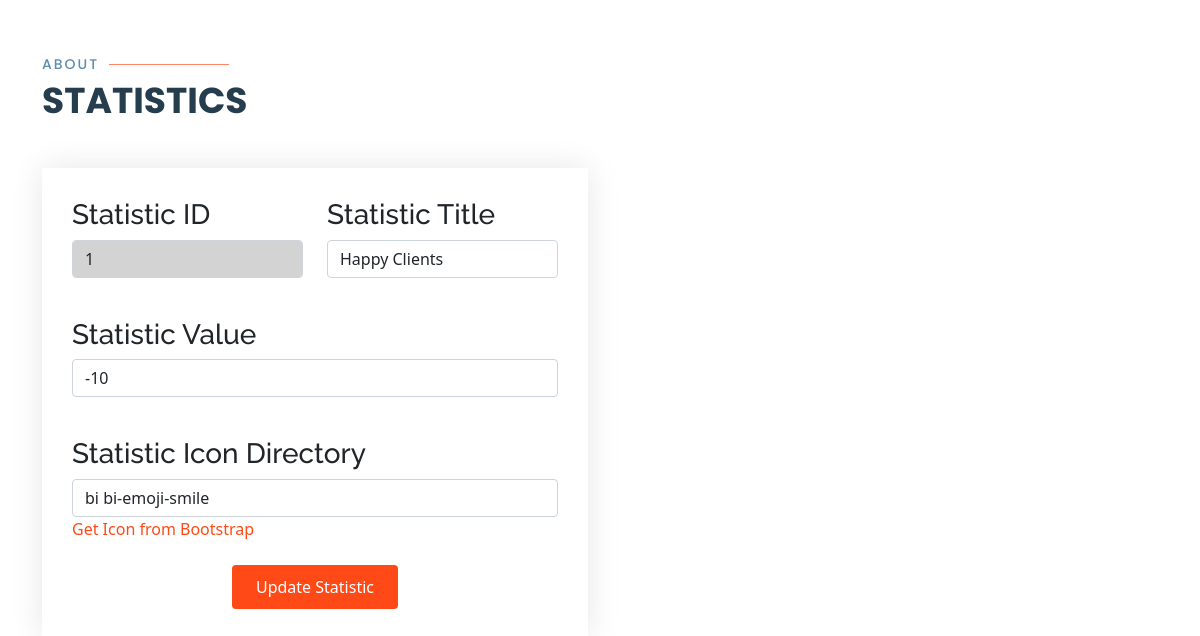
/updateAboutStats.php?id=1, run on the app's committed database.
### tables this page shows
CREATE TABLE `about_stats_tbl`  (
  `id` varchar(255) NOT NULL,
  `subtitle` varchar(255) NOT NULL,
  `statistic` varchar(255) NOT NULL,
  `icon` varchar(255) NOT NULL,
  PRIMARY KEY (`id`) USING BTREE
);

### updateAboutStats.php (the view, shortened to what this page needs)
<?php
    require_once 'head.php';
    require_once 'config/functions.php';
?>
<?php
    if(isset($_POST['id'])){
        $id = $_POST['id'];
        $sub=$_POST['statTitle'];
        $stat=$_POST['statValue'];
        $i = $_POST['icon'];
        $sql = "UPDATE `dewi`.`about_stats_tbl` SET `subtitle` = '".$sub."', `statistic` = '".$stat."', `icon` = '".$i."' WHERE `id` = '".$id."'";
        mysqli_select_db($conn,"dewi");
        $result = mysqli_query($conn,$sql);
        goto2("viewAbout.php"," Statistic is successfully updated");
    }
    else{
        $id = $_GET['id'];
        $sql = "select * from about_stats_tbl where id='".$id."'";
        mysqli_select_db($conn,"dewi");
        $result = mysqli_query($conn,$sql);
        $row=mysqli_fetch_assoc($result);
?>
<section id="contact" class="contact">
    <div class="container" data-aos="fade-up">
        <div class="section-title">
            <h2>About</h2>
            <p>Statistics</p>
        </div>
        <div class="row">
            <div class="col-lg-6 mt-4 mt-lg-0">
            <form action="updateAboutStats.php" method="post" role="form" style="box-shadow:0 0 30px rgb(214 215 216 / 60%); padding:30px;">
                <div class="row">
                    <div class="col-md-6 form-group">
                        <h3>Statistic ID</h3>
                        <input type="text" name="id" class="form-control" id="id" value="<?php echo $row['id']; ?>" style="background-color:lightgray;">
                    </div>
                    <div class="col-md-6 form-group mt-3 mt-md-0">
                        <h3>Statistic Title</h3>
                        <input type="text" class="form-control" name="statTitle" id="statTitle" value="<?php echo $row['subtitle']; ?>" required>
                    </div>
                </div>
                <br>
                <div class="form-group mt-3">
                    <h3>Statistic Value</h3>
                    <input type="text" class="form-control" name="statValue" id="statValue" value="<?php echo $row['statistic']; ?>" required>
                </div>
                <br>
                <div class="form-group mt-3">
                    <h3>Statistic Icon Directory</h3>
                    <input type="text" class="form-control" name="icon" value="<?php echo $row['icon']; ?>" required></textarea>
                    <a href="https://icons.getbootstrap.com/" target="_blank">Get Icon from Bootstrap</a>
                </div>
                <br>
                <div class="text-center">
                    <button name="submit" id="submit" type="submit" style="background: #ff4a17; border: 0; padding: 10px 24px; color: #fff; transition: 0.4s; border-radius: 4px;">
                        Update Statistic
                    </button>
                </div>
            </form>
            </div>
        </div>
    </div>
</section>
<?php } ?>
<?php
    require_once 'foot.php';
?>

### assets/css/style.css (style rules this page uses)
body { font-family: "Open Sans", sans-serif; color: #444444; }
a { color: #ff4a17; text-decoration: none; }
h1, h2, h3, h4, h5, h6 { font-family: "Raleway", sans-serif; }
section { padding: 60px 0; overflow: hidden; }
.section-title { padding-bottom: 40px; }
.section-title h2 { font-size: 14px; font-weight: 500; padding: 0; line-height: 1px; margin: 0 0 5px 0; letter-spacing: 2px; text-transform: uppercase; color: #5c8eb0; font-family: "Poppins", sans-serif; }
.section-title h2::after { content: ""; width: 120px; height: 1px; display: inline-block; background: #ff8664; margin: 4px 10px; }
.section-title p { margin: 0; margin: 0; font-size: 36px; font-weight: 700; text-transform: uppercase; font-family: "Poppins", sans-serif; color: #263d4d; }

### updateAboutStats.php (style rules this page uses)
a { color: #ff4a17; text-decoration: none; }

### data on the page
about_stats_tbl: id "1", statTitle "Happy Clients", statValue "-10", icon "bi bi-emoji-smile"
